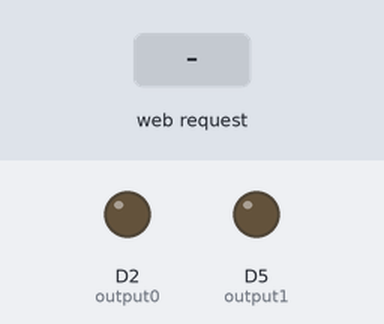
The sketch below on a simulated ESP8266 (NodeMCU). Shown: output pins drawn as LEDs (lit = HIGH). Inputs (shaded band) come from the test bench. WiFi joins after 1.5 s; servers stay silent unless stated; what the sketch prints to the serial monitor is not drawn.

Above: at 2.7 s.
2.8 s: HTTP request GET /5/on received
At 3.2 s:
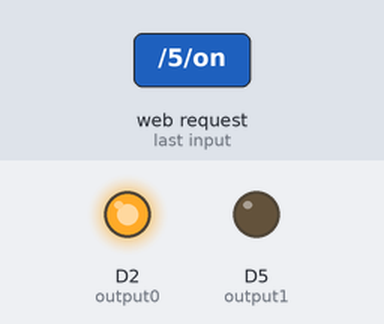
4.3 s: HTTP request GET /4/on received
At 5.5 s:
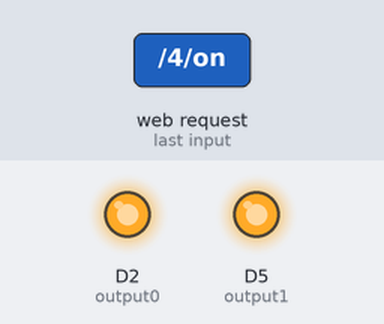
5.8 s: HTTP request GET /5/off received
At 6.6 s:
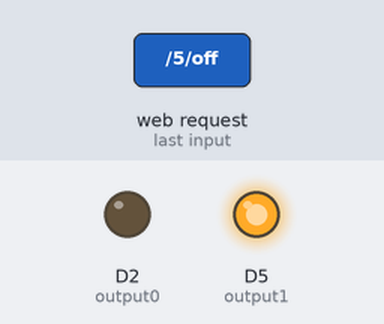
7.3 s: HTTP request GET /4/off received
At 7.8 s:
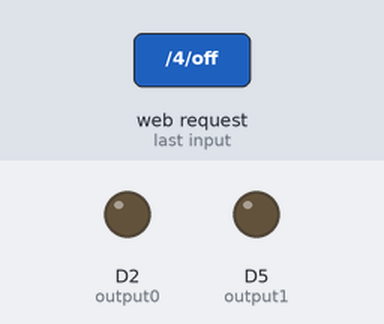
Timing chart, 0 to 9.8 s (numbered marks = the images above; inputs shaded):
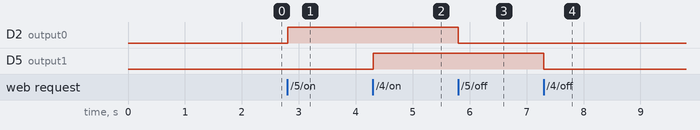

Measured:
- after the input at 2.8 s, D2 (output0): LOW → HIGH at once
- after the input at 4.3 s, D5 (output1): LOW → HIGH at once
- after the input at 5.8 s, D2 (output0): HIGH → LOW at once
- after the input at 7.3 s, D5 (output1): HIGH → LOW at once

The sketch:

webserver_nodeMCU.ino
```cpp
#include <ESP8266WiFi.h>

// Replace with your network credentials
const char* ssid     = "Honor 7X_7817";   //wifi name
const char* password = "Ashish@123";      //wifi password

// Set web server port number to 80
WiFiServer server(80);

// Variable to store the HTTP request
String header;

// Auxiliar variables to store the current output state
String output0State = "off";
String output1State = "off";

// Assign output variables to GPIO pins
const int output0 = D2;
const int output1 = D5;

void setup() {
  Serial.begin(115200);
  // Initialize the output variables as outputs
  pinMode(output0, OUTPUT);
  pinMode(output1, OUTPUT);
  // Set outputs to LOW
  digitalWrite(output0, LOW);
  digitalWrite(output1, LOW);

  // Connect to Wi-Fi network with SSID and password
  Serial.print("Connecting to ");
  Serial.println(ssid);
  WiFi.begin(ssid, password);
  while (WiFi.status() != WL_CONNECTED) {
    delay(500);
    Serial.print(".");
  }
  // Print local IP address and start web server
  Serial.println("");
  Serial.println("WiFi connected.");
  Serial.println("IP address: ");
  Serial.println(WiFi.localIP());
  server.begin();
}

void loop() {
  WiFiClient client = server.available();   // Listen for incoming clients
  if (client) {                             // If a new client connects,
    Serial.println("New Client.");          // print a message out in the serial port
    String currentLine = "";                // make a String to hold incoming data from the client
    while (client.connected()) {            // loop while the client's connected
      if (client.available()) {             // if there's bytes to read from the client,
        char c = client.read();             // read a byte, then
        Serial.write(c);                    // print it out the serial monitor
        header += c;
        if (c == '\n') {                    // if the byte is a newline character
          // if the current line is blank, you got two newline characters in a row.
          // that's the end of the client HTTP request, so send a response:
          if (currentLine.length() == 0) {
            // HTTP headers always start with a response code (e.g. HTTP/1.1 200 OK)
            // and a content-type so the client knows what's coming, then a blank line:
            client.println("HTTP/1.1 200 OK");
            client.println("Content-type:text/html");
            client.println("Connection: close");
            client.println();

            // turns the GPIOs on and off
            if (header.indexOf("GET /5/on") >= 0) {
              Serial.println("GPIO 5 on");
              output0State = "on";
              digitalWrite(output0, HIGH);
            } else if (header.indexOf("GET /5/off") >= 0) {
              Serial.println("GPIO 5 off");
              output0State = "off";
              digitalWrite(output0, LOW);
            } else if (header.indexOf("GET /4/on") >= 0) {
              Serial.println("GPIO 4 on");
              output1State = "on";
              digitalWrite(output1, HIGH);
            } else if (header.indexOf("GET /4/off") >= 0) {
              Serial.println("GPIO 4 off");
              output1State = "off";
              digitalWrite(output1, LOW);
            }

            // Display the HTML web page
            client.println("<!DOCTYPE html><html>");
            client.println("<head><meta name=\"viewport\" content=\"width=device-width, initial-scale=1\">");
            client.println("<link rel=\"icon\" href=\"data:,\">");
            // CSS to style the on/off buttons
            // Feel free to change the background-color and font-size attributes to fit your preferences
            client.println("<style>html { font-family: Helvetica; display: inline-block; margin: 0px auto; text-align: center;}");
            client.println(".button { background-color: #195B6A; border: none; color: white; padding: 16px 40px;");
            client.println("text-decoration: none; font-size: 30px; margin: 2px; cursor: pointer;}");
            client.println(".button2 {background-color: #77878A;}</style></head>");

            // Web Page Heading
            client.println("<body><h1>ESP8266 Web Server</h1>");

            // Display current state, and ON/OFF buttons for GPIO 5
            client.println("<p>GPIO 5 - State " + output0State + "</p>");
            // If the output0State is off, it displays the ON button
            if (output0State == "off") {
              client.println("<p><a href=\"/5/on\"><button class=\"button\">ON</button></a></p>");
            } else {
              client.println("<p><a href=\"/5/off\"><button class=\"button button2\">OFF</button></a></p>");
            }

            // Display current state, and ON/OFF buttons for GPIO 4
            client.println("<p>GPIO 4 - State " + output1State + "</p>");
            // If the output1State is off, it displays the ON button
            if (output1State == "off") {
              client.println("<p><a href=\"/4/on\"><button class=\"button\">ON</button></a></p>");
            } else {
              client.println("<p><a href=\"/4/off\"><button class=\"button button2\">OFF</button></a></p>");
            }
            client.println("</body></html>");

            // The HTTP response ends with another blank line
            client.println();
            // Break out of the while loop
            break;
          } else { // if you got a newline, then clear currentLine
            currentLine = "";
          }
        } else if (c != '\r') {  // if you got anything else but a carriage return character,
          currentLine += c;      // add it to the end of the currentLine
        }
      }
    }
    // Clear the header variable
    header = "";
    // Close the connection
    client.stop();
    Serial.println("Client disconnected.");
    Serial.println("");
  }
}
```
